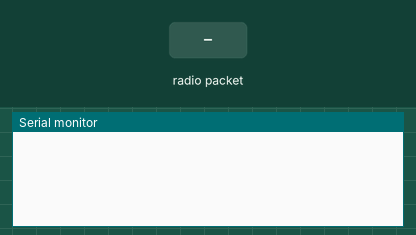
The sketch below on a simulated Arduino Uno, built with avr-gcc and run on an emulated ATmega328P. Parts: the last lines printed to the serial monitor. The inputs (shaded band) are chosen by the test bench. No radio packets arrive unless stated.

Above: at 1.2 s.
1.3 s: radio packet "S01" arrives
At 2.1 s:
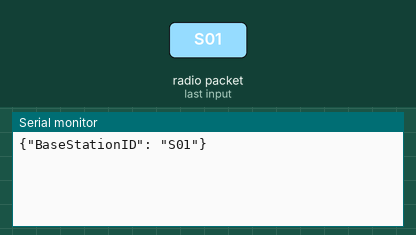
2.8 s: radio packet "T" arrives
At 3.3 s:
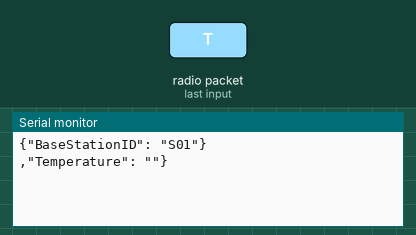
4.3 s: radio packet "H" arrives
At 5.5 s:
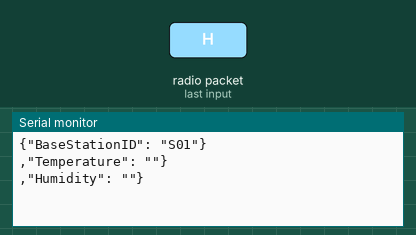
5.8 s: radio packet "1" arrives
At 6.7 s:
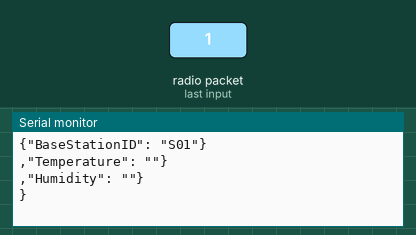

Measured:
- after the input at 1.3 s, the serial monitor: prints a new line at once (image 1)
- after the input at 2.8 s, the serial monitor: prints a new line at once (image 2)
- after the input at 4.3 s, the serial monitor: prints a new line at once (image 3)
- after the input at 5.8 s, the serial monitor: prints a new line at once (image 4)

The sketch:

Receiver.ino
```cpp
#include <SPI.h>
#include <nRF24L01.h>
#include <RF24.h>

RF24 radio(7, 8);

const byte rxAddr[6] = "00001";

String message_out;
String temp;

void setup()
{
  while (!Serial);
  Serial.begin(9600);

  radio.begin();

  radio.openReadingPipe(0, rxAddr);
  radio.startListening();
}

void loop()
{
  if (radio.available())
  {
    message_out = "";
    char message_in[32] = {0};
    radio.read(&message_in, sizeof(message_in));
//    Serial.println(message_in);

    char *p = message_in;
    char *str;
    while ((str = strtok_r(p, "*", &p)) != NULL) {// delimiter is the star,  https://arduino.stackexchange.com/questions/21391/how-to-use-strtok-and-strstr-with-arduino


          //Here we pass the sensor station ID
          if (String(str).startsWith("S")) message_out = "{\"BaseStationID\": \"" + String(str) + "\"";

          //Here we add the temperature
          if (String(str).startsWith("T")) {

            temp = String(str);
            temp.remove(0,1);
            message_out += ",\"Temperature\": \"" + temp + "\"";
          }

          //Here we add humidity
          if (String(str).startsWith("H")) {

            temp = String(str);
            temp.remove(0,1);
            message_out += ",\"Humidity\": \"" + temp + "\"";
          }

          // Other readings to be added, depending on sensors, e.g. altitude, light intensity, etc.


    }
    message_out += "}"; //Close the JSON
    Serial.println(message_out);

    // Here is what we get from a sensor station - S01*H70.00*T27.10
    // And here is what we are sending to the web server - {"Readings": {"BaseStationID": "S01","Humidity": "70.00","Temperature": "27.10"}}

  }
}
```
